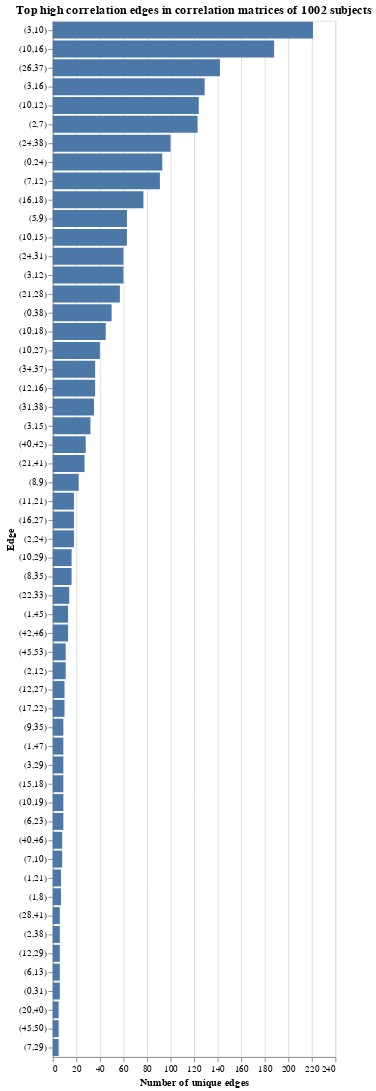

Write notebook code for a chart like this one.
### Code cell
df = unique_edges[['edge', 'unique_edges']]
np.percentile(df['unique_edges'], 75)
df = df[df['unique_edges'] > np.percentile(df['unique_edges'], 50)]
unique_edges_plt = alt.Chart(df).mark_bar().encode(
    x=alt.X('unique_edges:Q').title('Number of unique edges'),
    y=alt.Y('edge:N', sort='-x').title('Edge'),
    tooltip='unique_edges'
).properties(
    title='Top high correlation edges in correlation matrices of 1002 subjects'
)
unique_edges_plt

### Figure 1 — Vega-Lite specification as saved in the notebook (floating-point values rounded to 4 significant figures)
{"config": {"view": {"continuousWidth": 300, "continuousHeight": 300}}, "data": {"name": "data-d0717b30ad5ce41bd2d06e10d607857d"}, "mark": {"type": "bar"}, "encoding": {"tooltip": {"field": "unique_edges", "type": "quantitative"}, "x": {"field": "unique_edges", "title": "Number of unique edges", "type": "quantitative"}, "y": {"field": "edge", "sort": "-x", "title": "Edge", "type": "nominal"}}, "title": "Top high correlation edges in correlation matrices of 1002 subjects", "$schema": "https://vega.github.io/schema/vega-lite/v5.20.1.json", "datasets": {"data-d0717b30ad5ce41bd2d06e10d607857d": [{"edge": "(3,10)", "unique_edges": 221}, {"edge": "(10,16)", "unique_edges": 188}, {"edge": "(26,37)", "unique_edges": 142}, {"edge": "(3,16)", "unique_edges": 129}, {"edge": "(10,12)", "unique_edges": 124}, {"edge": "(2,7)", "unique_edges": 123}, {"edge": "(24,38)", "unique_edges": 100}, {"edge": "(0,24)", "unique_edges": 93}, {"edge": "(7,12)", "unique_edges": 91}, {"edge": "(16,18)", "unique_edges": 77}, {"edge": "(5,9)", "unique_edges": 63}, {"edge": "(10,15)", "unique_edges": 63}, {"edge": "(24,31)", "unique_edges": 60}, {"edge": "(3,12)", "unique_edges": 60}, {"edge": "(21,28)", "unique_edges": 57}, {"edge": "(0,38)", "unique_edges": 50}, {"edge": "(10,18)", "unique_edges": 45}, {"edge": "(10,27)", "unique_edges": 40}, {"edge": "(34,37)", "unique_edges": 36}, {"edge": "(12,16)", "unique_edges": 36}, {"edge": "(31,38)", "unique_edges": 35}, {"edge": "(3,15)", "unique_edges": 32}, {"edge": "(40,42)", "unique_edges": 28}, {"edge": "(21,41)", "unique_edges": 27}, {"edge": "(8,9)", "unique_edges": 22}, {"edge": "(11,21)", "unique_edges": 18}, {"edge": "(16,27)", "unique_edges": 18}, {"edge": "(2,24)", "unique_edges": 18}, {"edge": "(10,29)", "unique_edges": 16}, {"edge": "(8,35)", "unique_edges": 16}, {"edge": "(22,33)", "unique_edges": 14}, {"edge": "(1,45)", "unique_edges": 13}, {"edge": "(42,46)", "unique_edges": 13}, {"edge": "(45,53)", "unique_edges": 11}, {"edge": "(2,12)", "unique_edges": 11}, {"edge": "(12,27)", "unique_edges": 10}, {"edge": "(17,22)", "unique_edges": 10}, {"edge": "(9,35)", "unique_edges": 9}, {"edge": "(1,47)", "unique_edges": 9}, {"edge": "(3,29)", "unique_edges": 9}, {"edge": "(15,18)", "unique_edges": 9}, {"edge": "(10,19)", "unique_edges": 9}, {"edge": "(6,23)", "unique_edges": 9}, {"edge": "(40,46)", "unique_edges": 8}, {"edge": "(7,10)", "unique_edges": 8}, {"edge": "(1,21)", "unique_edges": 7}, {"edge": "(1,8)", "unique_edges": 7}, {"edge": "(28,41)", "unique_edges": 6}, {"edge": "(2,38)", "unique_edges": 6}, {"edge": "(12,29)", "unique_edges": 6}, {"edge": "(6,13)", "unique_edges": 6}, {"edge": "(0,31)", "unique_edges": 6}, {"edge": "(20,40)", "unique_edges": 5}, {"edge": "(45,50)", "unique_edges": 5}, {"edge": "(7,29)", "unique_edges": 5}]}}
